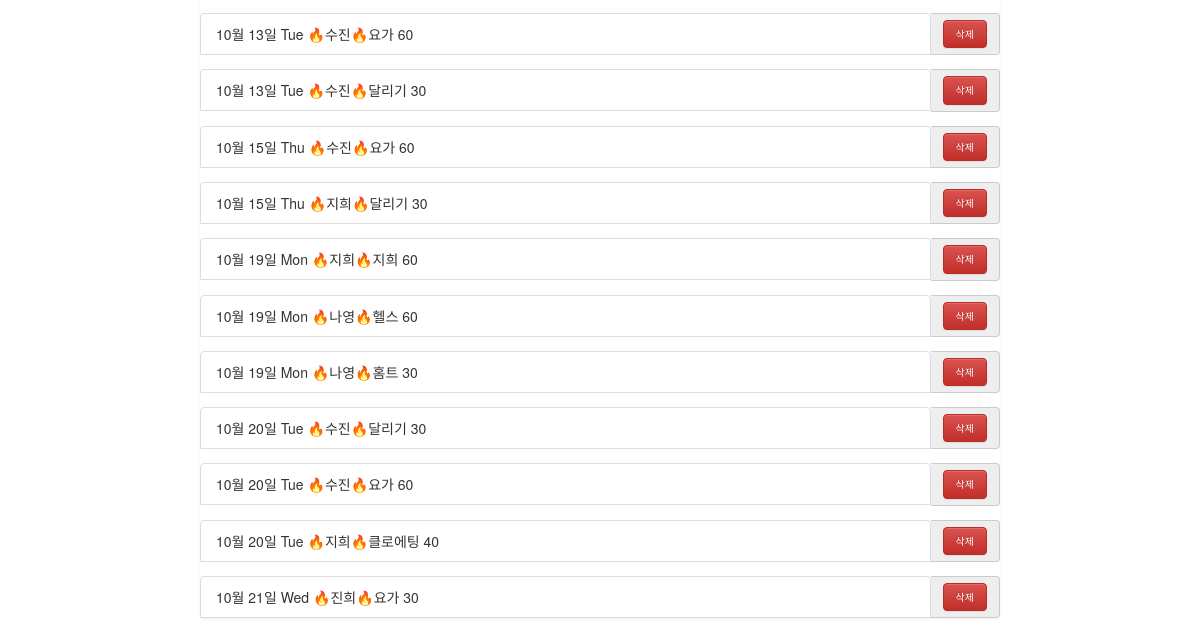
The app's page / (lower part), older data.
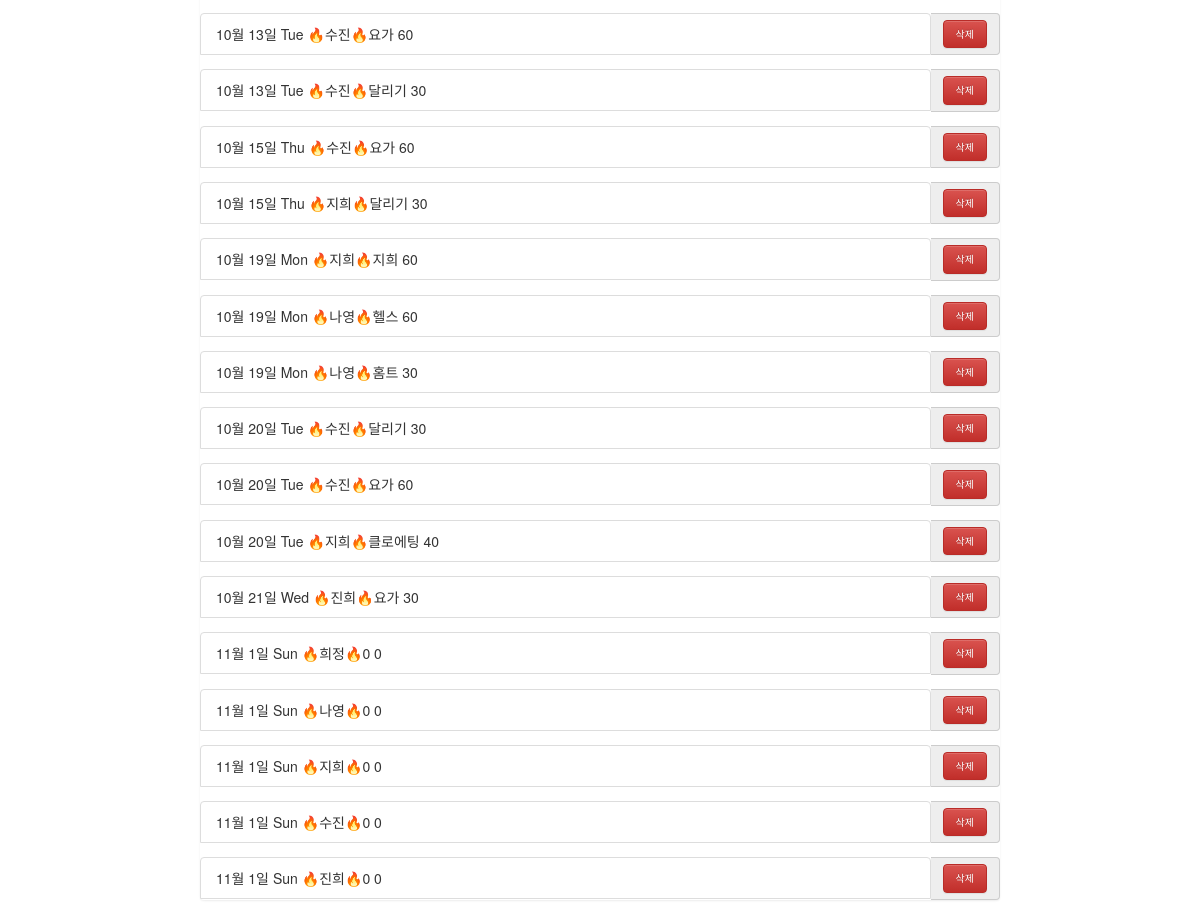
The same page, newer data.
### fitApp/models.py (models this page shows)
class Exercise(models.Model):
    today = models.DateTimeField(default=timezone.now)
    nickname = models.CharField(max_length=100, default='0')
    exer_title = models.CharField(max_length=100)
    exer_time = models.IntegerField()
    exer_date = models.DateField(max_length=100, default=timezone.now)

### fitApp/views.py (the view)
# urls.py: path('', views.bar, name='bar'),
def bar(request):
    exercises = Exercise.objects.all()
    sujin_time10 = Exercise.objects.filter(nickname='수진', exer_date__month=10).aggregate(Sum('exer_time'))
    sujin10 = sujin_time10['exer_time__sum']
    nayoung_time10 = Exercise.objects.filter(nickname='나영', exer_date__month=10).aggregate(Sum('exer_time'))
    nayoung10 = nayoung_time10['exer_time__sum']
    jihee_time10 = Exercise.objects.filter(nickname='지희', exer_date__month=10).aggregate(Sum('exer_time'))
    jihee10 = jihee_time10['exer_time__sum']
    heejung_time10 = Exercise.objects.filter(nickname='희정', exer_date__month=10).aggregate(Sum('exer_time'))
    heejung10 = heejung_time10['exer_time__sum']
    jinhee_time10 = Exercise.objects.filter(nickname='진희', exer_date__month=10).aggregate(Sum('exer_time'))
    jinhee10 = jinhee_time10['exer_time__sum']
    sujin_time11 = Exercise.objects.filter(nickname='수진', exer_date__month=11).aggregate(Sum('exer_time'))
    sujin11 = sujin_time11['exer_time__sum']
    nayoung_time11 = Exercise.objects.filter(nickname='나영', exer_date__month=11).aggregate(Sum('exer_time'))
    nayoung11 = nayoung_time11['exer_time__sum']
    jihee_time11 = Exercise.objects.filter(nickname='지희', exer_date__month=11).aggregate(Sum('exer_time'))
    jihee11 = jihee_time11['exer_time__sum']
    heejung_time11 = Exercise.objects.filter(nickname='희정', exer_date__month=11).aggregate(Sum('exer_time'))
    heejung11 = heejung_time11['exer_time__sum']
    jinhee_time11 = Exercise.objects.filter(nickname='진희', exer_date__month=11).aggregate(Sum('exer_time'))
    jinhee11 = jinhee_time11['exer_time__sum']
    print(type(jinhee11))
    a = [sujin11, sujin10] # 수진 = [11월, 10월, 9월, 8월, 7월]
    b = [nayoung11, nayoung10] # 나영
    c = [jihee11, jihee10] # 지희
    d = [heejung11, heejung10] # 희정
    e = [jinhee11, jinhee10] # 진희
    context = {'a': a, 'b': b, 'c': c, 'd': d, 'e': e,'exercises': exercises}
    return render(request, 'chart_bar.html', context)

### fitApp/templates/chart_bar.html (shortened to what this page needs)
<!DOCTYPE html>
<html lang="en">
<head>
    <link rel="stylesheet" href="https://maxcdn.bootstrapcdn.com/bootstrap/3.3.2/css/bootstrap.min.css">
    <link rel="stylesheet" href="https://maxcdn.bootstrapcdn.com/bootstrap/3.3.2/css/bootstrap-theme.min.css">
</head>
<body>
    <div class="exercise">
          <div class="exerDiv1">
                <ul class="list-group">
                    {% for exercise in exercises %}
                    <form action="./deleteExercise/" method="GET">
                        <div class="input-group" name='todo1'>
                            <li class="list-group-item">{{ exercise.exer_date|date:"n월 j일 D" }} 🔥️{{ exercise.nickname }}🔥{{ exercise.exer_title }}  {{ exercise.exer_time }}</li>
                            <span class="input-group-addon">
                                <button type="submit" class="custom-btn btn btn-danger">삭제</button>
                            </span>
                        </div>
                    </form>
                    {% endfor %}
                </ul>
            </div>
        </div>
</body>
</html>

Row changes from the older to the newer data that the page shows:
added Exercise: exer_date "11월 1일 Sun", nickname "희정", exer_title "0", exer_time "0"
added Exercise: exer_date "11월 1일 Sun", nickname "나영", exer_title "0", exer_time "0"
added Exercise: exer_date "11월 1일 Sun", nickname "지희", exer_title "0", exer_time "0"
added Exercise: exer_date "11월 1일 Sun", nickname "수진", exer_title "0", exer_time "0"
added Exercise: exer_date "11월 1일 Sun", nickname "진희", exer_title "0", exer_time "0"
